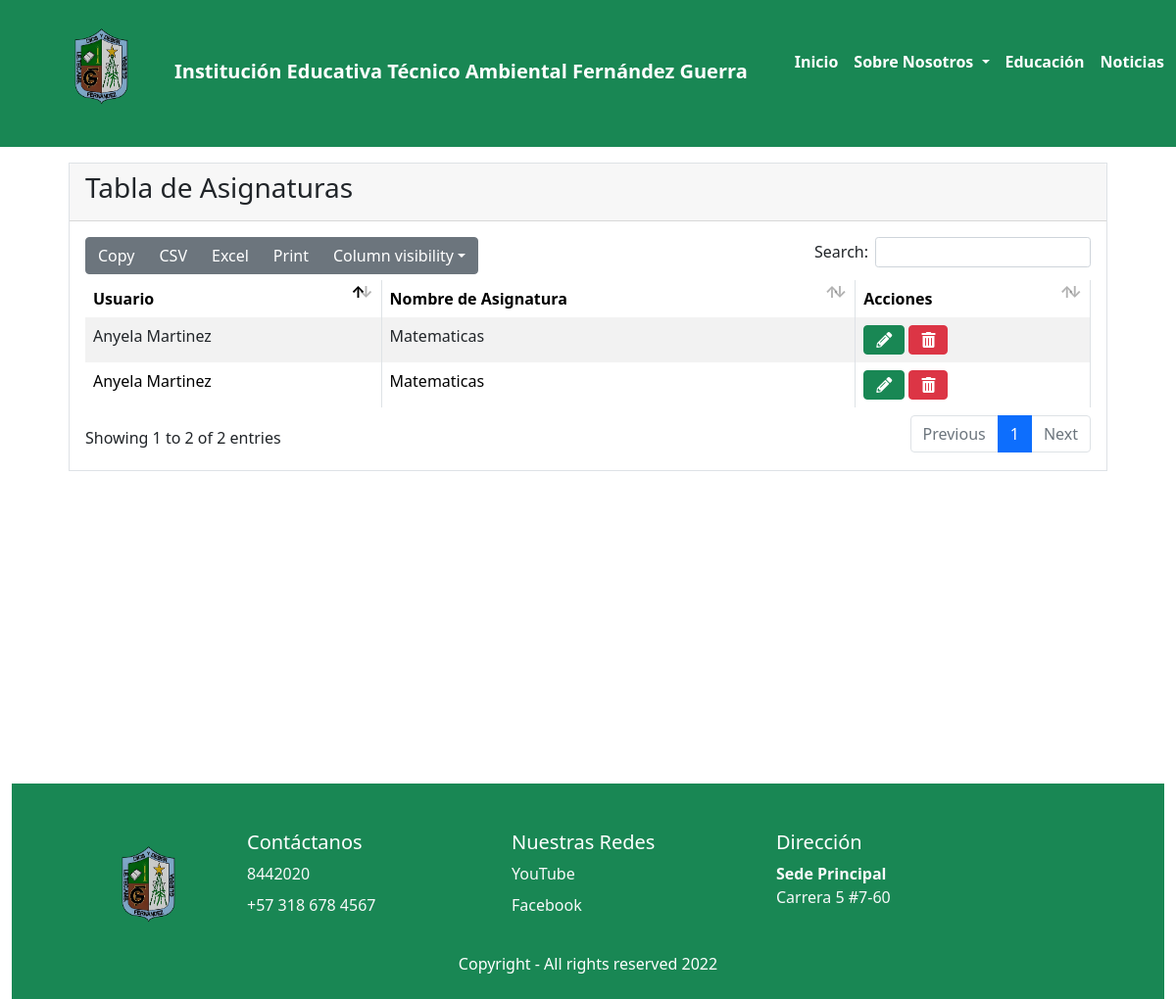
/asignatura/, run on an earlier commit of the app's database.
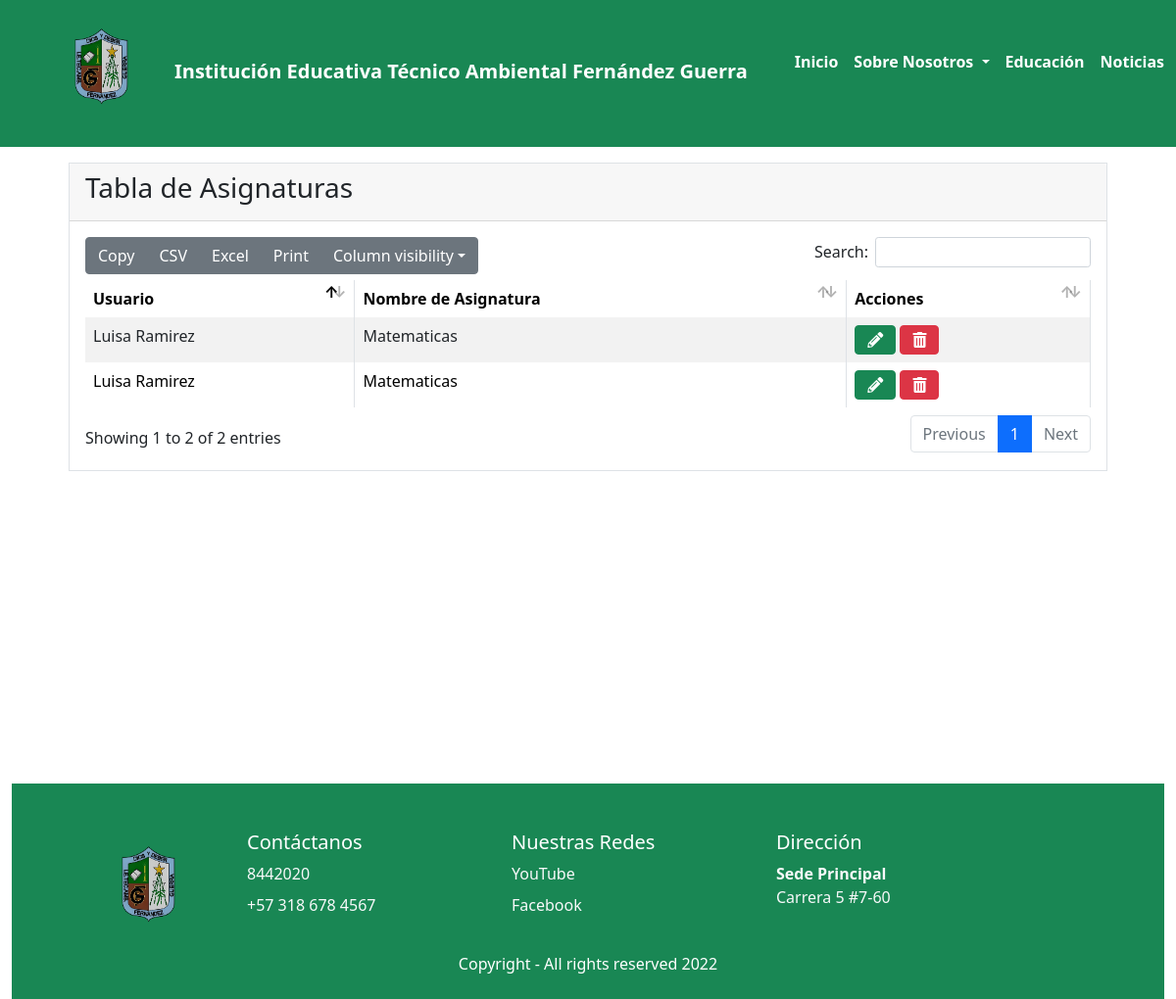
And on a later commit of the database.
### asignatura/models.py (models this page shows, shortened)
class Asignatura(models.Model):
    usuario=models.ForeignKey(Usuario, on_delete=models.CASCADE,verbose_name='Usuario')
    nombreAsig=models.CharField(max_length=60, verbose_name="Nombre de Asignatura")
    class Estado(models.TextChoices):
        ACTIVO='1', _('Activo')
        INACTIVO='0', _('Inactivo')
    Estado=models.CharField(max_length=1,choices=Estado.choices, default=Estado.ACTIVO, verbose_name="Estado")

### usuarios/models.py (models this page shows)
class Usuario(models.Model):
    class TipoDoc(models.TextChoices):
        CC='CC', _('Cédula de Ciudadanía')
        CE='CE', _('Cédula de Extranjería')
        PP='PP', _('Pasaporte')
    TipoDoc=models.CharField(max_length=3, choices=TipoDoc.choices , default=TipoDoc.CC, verbose_name="Tipo de Documento")
    numDoc=models.CharField(max_length=60, verbose_name="Número de Documento")
    nombres=models.CharField(max_length=60, verbose_name="Nombres")
    apellidos=models.CharField(max_length=60, verbose_name="Apellidos")
    class Jornada(models.TextChoices):
        JM='MAÑANA', _('Jornada Mañana')
        JT='TARDE', _('Jornada Tarde')
    Jornada=models.CharField(max_length=10,choices=Jornada.choices , default=Jornada.JM, verbose_name="Jornada")
    telefono=models.CharField(max_length=20, verbose_name="Teléfono")
    direccion=models.CharField(max_length=40, verbose_name="Dirección")
    correo=models.CharField(max_length=40, verbose_name="Correo Electrónico")
    class Genero(models.TextChoices):
        M='M', _('Masculino')
        F='F', _('Femenino')
        I='I', _('Indefinido')
    Genero=models.CharField(max_length=3,choices=Genero.choices, default=Genero.M, verbose_name="Género")
    class Rol(models.TextChoices):
        ADMIN='ADMIN', _('Administrador')
        DIRECTIVO='DIRECTIVO', _('Directivo')
        SECRETARIA='SECRETARIA', _('Secretaria')
    Rol=models.CharField(max_length=10,choices=Rol.choices, default=Rol.ADMIN, verbose_name="Rol")
    class Estado(models.TextChoices):
        ACTIVO='1', _('Activo')
        INACTIVO='0', _('Inactivo')
    Estado=models.CharField(max_length=1,choices=Estado.choices, default=Estado.ACTIVO, verbose_name="Estado")
    def __str__(self)->str:
        return "%s %s" %(self.nombres, self.apellidos)

### asignatura/views.py (the view)
# urls.py: path('',asignatura,name="asignatura"),
def asignatura(request):
    asignatura= Asignatura.objects.all()
    titulo="Asignaturas"
    context={
        'titulo':titulo,
        'asignatura':asignatura
}
    return render(request,'asignatura/asignatura.html',context)

### base/Templates/asignatura/asignatura.html (shortened to what this page needs)
{% extends 'partials/body.html' %}
{% load static %}
{% block contenido %}
<div class="m-3 border">
  <div class="card-header">
    <h3 class="card-title">Tabla de Asignaturas</h3>
  </div>
  <div class="card-body">
    <div id="example1_wrapper" class="dataTables_wrapper dt-bootstrap4">
      <div class="row">
        <div class="col-sm-12">
          <table id="example1" class="table table-bordered
            table-striped dataTable dtr-inline"
            aria-describedby="example1_info">
            <thead>
              <tr>
                <th scope="col">Usuario</th>
                <th scope="col">Nombre de Asignatura</th>
                <th scope="col">Acciones</th>
              </tr>
            </thead>
            <tbody>
              {% for asignaturas in asignatura %}
              {% if asignaturas.Estado != '0' %}
              <tr class="odd">
                <td class="sorting_1 dtr-control" tabindex="0">{{asignaturas.usuario}}</td>
                <td>{{asignaturas.nombreAsig}}</td>
                <td>
                  <a class="btn btn-success" href="{% url 'asignatura-editar' asignatura.id %}"><i class="fas fa-pencil-alt"></i></a>
                  <a class="btn btn-danger" href="{% url 'asignatura-eliminar' asignatura.id %}"><i class="fas fa-trash-alt"></i></a>
                </td>
              </tr>
              {% endif %}
              {% endfor %}
            </tbody>
          </table>
        </div>
      </div>
    </div>
  </div>
</div>
{% endblock contenido %}

What changed in the data, as far as the page shows it:
changed through a linked row, Asignatura (number 1 of 2 on the later page): usuario "Anyela Martinez" → "Luisa Ramirez"
changed through a linked row, Asignatura (number 2 of 2 on the later page): usuario "Anyela Martinez" → "Luisa Ramirez"
